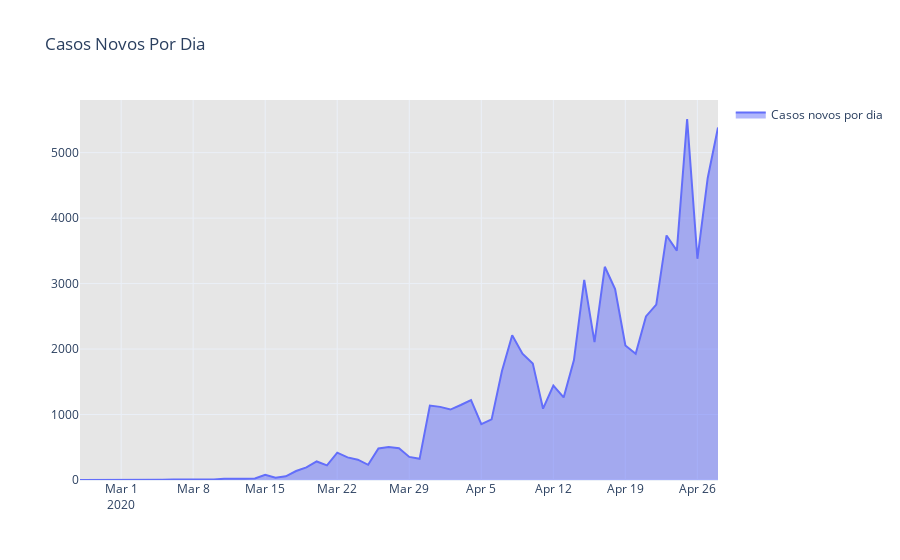

The notebook cell this image was saved under:
### Code cell
from datetime import datetime
now = datetime.now()
fig2 = go.Figure()
    
fig2.add_trace(go.Scatter(x = casosNovosDia.data, y = casosNovosDia['casosNovos'], name="Casos novos por dia",fill='tonexty'))


fig2.update_layout(title='Casos Novos Por Dia',
                   plot_bgcolor='rgb(230, 230,230)',
                   showlegend=True, template="plotly_white",
)

fig2.show()
plotly.offline.plot(fig2, filename='HTML/NovosCasosBrasilDia.html', auto_open=False)

### Figure 1 — Plotly figure (JSON) as saved in the notebook; plotly's stock layout.template omitted (floating-point values rounded to 4 significant figures)
{"data": [{"fill": "tonexty", "name": "Casos novos por dia", "type": "scatter", "x": ["2020-02-26", "2020-02-27", "2020-02-28", "2020-02-29", "2020-03-01", "2020-03-02", "2020-03-03", "2020-03-04", "2020-03-05", "2020-03-06", "2020-03-07", "2020-03-08", "2020-03-09", "2020-03-10", "2020-03-11", "2020-03-12", "2020-03-13", "2020-03-14", "2020-03-15", "2020-03-16", "2020-03-17", "2020-03-18", "2020-03-19", "2020-03-20", "2020-03-21", "2020-03-22", "2020-03-23", "2020-03-24", "2020-03-25", "2020-03-26", "2020-03-27", "2020-03-28", "2020-03-29", "2020-03-30", "2020-03-31", "2020-04-01", "2020-04-02", "2020-04-03", "2020-04-04", "2020-04-05", "2020-04-06", "2020-04-07", "2020-04-08", "2020-04-09", "2020-04-10", "2020-04-11", "2020-04-12", "2020-04-13", "2020-04-14", "2020-04-15", "2020-04-16", "2020-04-17", "2020-04-18", "2020-04-19", "2020-04-20", "2020-04-21", "2020-04-22", "2020-04-23", "2020-04-24", "2020-04-25", "2020-04-26", "2020-04-27", "2020-04-28"], "y": [1, 0, 0, 1, 0, 0, 0, 1, 4, 6, 6, 6, 0, 9, 18, 25, 21, 23, 79, 34, 57, 137, 193, 283, 224, 418, 345, 310, 232, 482, 502, 486, 353, 323, 1138, 1117, 1076, 1146, 1222, 852, 926, 1661, 2210, 1930, 1781, 1089, 1442, 1261, 1832, 3058, 2105, 3257, 2917, 2055, 1927, 2498, 2678, 3735, 3503, 5514, 3379, 4613, 5385]}], "layout": {"plot_bgcolor": "rgb(230, 230,230)", "showlegend": true, "title": {"text": "Casos Novos Por Dia"}}}
